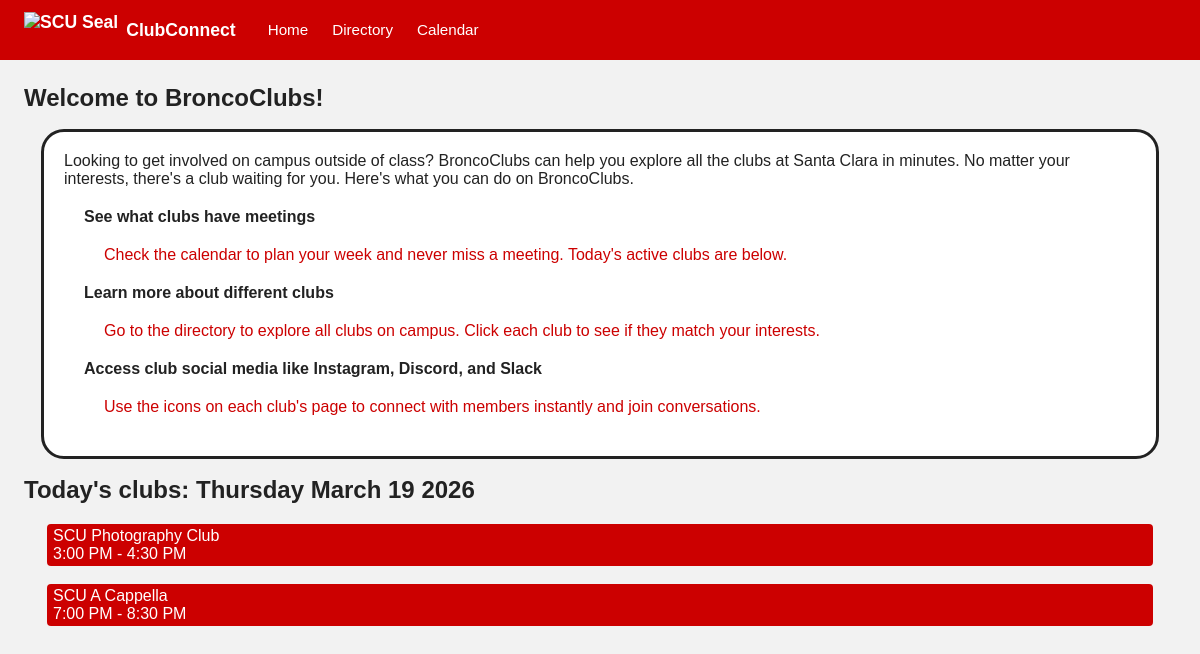
The page / on the database its author committed.
### tables this page shows
CREATE TABLE events (
        id          INTEGER PRIMARY KEY AUTOINCREMENT,
        club_id     INTEGER NOT NULL,
        day_of_week INTEGER NOT NULL,
        start_time  TEXT NOT NULL,
        end_time    TEXT NOT NULL,
        FOREIGN KEY (club_id) REFERENCES clubs(id)
    );

### index.php (the view, shortened to what this page needs)
<?php
$db = get_db();
$today = new DateTime();
$today_day = (int) $today->format('N');
$stmt = $db->prepare("
   SELECT events.*, clubs.name AS club_name, clubs.logo_url
   FROM events
   JOIN clubs ON clubs.id = events.club_id
   WHERE events.day_of_week = ?
   ORDER BY events.start_time
");
$stmt->execute([$today_day]);
$today_events = $stmt->fetchAll();
function format_ampm($time_str)
{
   $parts = explode(':', $time_str);
   $hour = (int) $parts[0];
   $minute = $parts[1];
   $ampm = $hour >= 12 ? 'PM' : 'AM';
   $h12 = $hour % 12;
   return $h12 . ':' . $minute . ' ' . $ampm;
}
require 'includes/header.php';
?>
<div class="welcome-section">
   <h2>Welcome to BroncoClubs!</h2>
   <div class="welcome-description">
       <p>
       Looking to get involved on campus outside of class? BroncoClubs can help you explore all the clubs at Santa Clara in minutes. No matter your interests, there's a club waiting for you. Here's what you can do on BroncoClubs.
       </p>
       <ul class="welcome-list">
           <li>
               <strong>See what clubs have meetings</strong>
               <p class="bullet-point">Check the calendar to plan your week and never miss a meeting. Today's active clubs are below.</p>
           </li>
           <li>
               <strong>Learn more about different clubs</strong>
               <p class="bullet-point">Go to the directory to explore all clubs on campus. Click each club to see if they match your interests.</p>
           </li>
           <li>
               <strong>Access club social media like Instagram, Discord, and Slack</strong>
               <p class="bullet-point">Use the icons on each club's page to connect with members instantly and join conversations.</p>
           </li>
       </ul>
   </div>
</div>
<div class="today-club-section">
   <h2>Today's clubs: <?=$today->format('l F j Y') ?> </h2>
   <div class="today-club-body">
       <?php $index = 0; ?>
       <?php foreach ($today_events as $event): ?>
           <a href="/club.php?id=<?= $event['club_id'] ?>" class="calendar-event" style="top: <?= $index * 60 ?>px;">
               <p><?= htmlspecialchars($event['club_name']) ?></p>
               <p>
                   <?= format_ampm($event['start_time']) ?> -
                   <?= format_ampm($event['end_time']) ?>
               </p>
           </a>
           <?php $index++; ?>
       <?php endforeach; ?>
   </div>
</div>

### style.css (style rules this page uses)
* { box-sizing: border-box; margin: 0; padding: 0; }
body { font-family: sans-serif; background-color: #f2f2f2; color: #222222; }
a { text-decoration: none; color: inherit; }
.calendar-event { position: absolute; left: 3px; right: 3px; background-color: #cc0000; color: white; border-radius: 4px; padding: 3px 6px; overflow: hidden; z-index: 1; cursor: pointer; }
.welcome-description { margin: 20px; padding: 20px; background-color: #ffffff; outline-style: solid; border-radius: 20px; }
.welcome-list { margin: 20px; list-style-type: none; }
.bullet-point { margin: 20px; color: #cc0000; }
.today-club-body { margin: 20px; position: relative; height: 300px; width: auto; }

### rows shown on the page
events: club_name "SCU Photography Club", start_time "3:00 PM", end_time "4:30 PM"
events: club_name "SCU A Cappella", start_time "7:00 PM", end_time "8:30 PM"
